Frame 1 (no input): blank canvas, image omitted
Frame 60 (the mouse pressed at the canvas centre just before this capture): blank canvas, image omitted
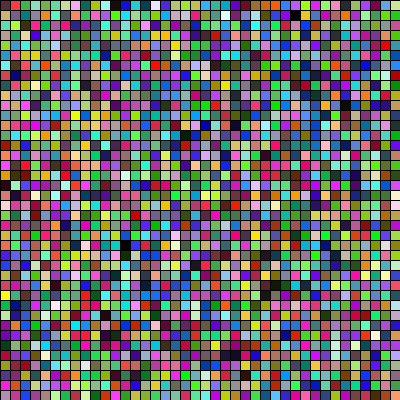
Frame 120 (the mouse held since frame 60 and released just before this capture)

The Processing sketch whose frames 1 and 60 were blank and that drew this single picture after the mouse press (run headless with seeded random() and noise(); from frame 60 on, the mouse is pressed at the canvas centre):

// Processing sketch: processing_139916
// ── processing_139916.pde

//risa hiyama
//color beam 
boolean button = false; 

void setup(){
  size(400,400);
}

void draw(){
  colorBeam();
}

void mousePressed(){
  button = !button;   
}

void colorBeam(){
  if (button){
    for(int i=0; i<width; i+=10){
      for(int y=0; y<height; y+=10){
        fill(random(255),random(255),random(255));
        rect(i,y,10,10); 
      }
    }
  }
  else {
    fill(0);
    rect(0,0,400,400);
  }
}
